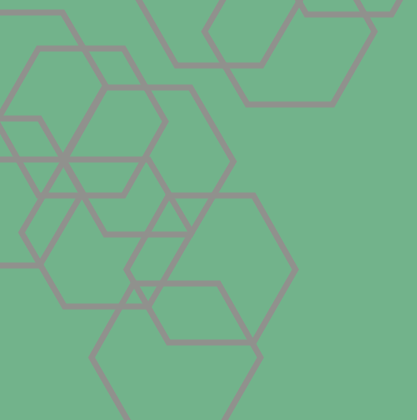
Frame 1 (no input)
Frame 60 (the mouse pressed at the canvas centre just before this capture): identical to frame 1, image omitted
Frame 120 (the mouse held since frame 60 and released just before this capture): identical to frame 1, image omitted

The Processing sketch that drew this single still picture (run headless with seeded random() and noise(); from frame 60 on, the mouse is pressed at the canvas centre):

// Processing sketch: processing_51325
// ── processing_51325.pde

// Creative Artists Agency, Sarah Morris
// written by Kei Kreutler, 2012


color greenBG, greenLine, grayHex;

// in order of brightness
color red1, red2, red3, red4, red5;
color green1, green2, green3, green4, green5;
color blue1;
color brown1, brown2, brown3, brown4, brown5;

int keyCount;
boolean displayLines, displayHex;


void setup() {

  greenBG = color(114, 179, 139);
  greenLine = color(151, 208, 75);
  grayHex = color(144, 145, 141);

  // Reds
  red1 = color(254, 235, 228);
  red2 = color(251, 233, 221);
  red3 = color(205, 51, 58); 
  red4 = color(218, 46, 58); // Red red
  red5 = color(137, 35, 75); // Burgundy-esque

  // Greens
  green1 = color(205, 224, 146);
  green2 = color(80, 134, 74);
  green3 = color(83, 131, 74);
  green4 = color(46, 68, 56);
  green5 = color(106, 169, 121); // Close to BG

  // Blues
  blue1 = color(41, 45, 74);

  // Brown to black
  brown1 = color(180, 124, 99);
  brown2 = color(167, 117, 90);
  brown3 = color(127, 100, 93);
  brown4 = color(43, 42, 40);
  brown5 = color(27, 28, 26); // Black

  size(417, 420);
  smooth();
  background(greenBG);
  drawHex();

  keyCount = 0;
  displayLines = false;
  displayHex = false;
}


void draw() {


  noStroke();

  if(keyCount > 21){
    background(greenBG);
  }


  if (keyCount > 0) {
    fill(brown5);
    quad(362.133, 0, width, 0, width, 87.572, 309.127, 87.572);

    fill(red1);
    quad(56.5, 0, 393.99, 0, 341.689, 87.572, 108.5, 87.572);
  }


  if (keyCount > 2) {
    fill(red3);
    quad(222.54, 0, width, 0, width, 48.318, 193.991, 48.318); 

    fill(greenBG);
    beginShape();
    vertex(291.5, 12.321);
    vertex(364.5, 12.321);
    vertex(374.5, 31);
    vertex(364.5, 48.318);
    vertex(272.5, 48.318);
    endShape();
  }


  if (keyCount > 4) {
    fill(brown4);
    quad(399.307, 0, width, 0, width, 12.321, 391.945, 12.321);

    fill(green5);
    quad(0, 0, 138.5, 0, 146, 12.321, 0, 12.321);

    fill(grayHex);
    quad(138.5, 0, 222, 0, 215.167, 12.321, 146, 12.321);

    fill(red1);
    quad(222, 0, 298.818, 0, 291.5, 12.321, 215.167, 12.321);
  }


  if (keyCount > 6) {
    fill(brown2);
    quad(0, 12.321, 63.619, 12.321, 84.417, 48.318, 0, 48.318);

    fill(grayHex);
    beginShape();
    vertex(138.5, 0);
    vertex(222, 0);
    vertex(205, 30.921);
    vertex(215.167, 48.318);
    vertex(167, 48.318);
    endShape();
  }


  if (keyCount > 8) {
    fill(green5);
    quad(298.818, 0, 357.5, 0, 364.5, 12.321, 306.5, 12.321);

    fill(red5);
    quad(167, 48.318, 364.5, 48.318, 353.5, 66, 177, 66);

    fill(greenBG);
    quad(364.5, 48.318, width, 48.318, width, 66, 353.5, 66);
  }


  if (keyCount > 10) {
    fill(green1);
    quad(0, 48.318, 38.613, 48.318, 16.774, 87.572, 0, 87.572);

    fill(brown5);
    quad(38.613, 48.318, 123, 48.318, 146, 87.572, 15.958, 87.572);

    fill(green4);
    quad(28.408, 66, 94.633, 66, 107.097, 87.572, 15.958, 87.572);

    fill(greenBG);
    quad(84.417, 48.318, 167, 48.318, 177, 66, 94.633, 66);
  }


  if (keyCount > 12) {
    fill(blue1);
    quad(146, 87.572, width, 87.572, width, 118.5, 165.5, 118.5);

    fill(brown5);
    quad(190.5, 87.572, width, 87.572, width, 104.5, 200.5, 104.5);

    fill(green4);
    quad(95.867, 104.5, 200, 104.5, 232, 159.321, 63.917, 159.31);
  }


  if (keyCount > 13) {
    fill(green1);
    quad(156.5, 104.5, 200, 104.5, 208.5, 118.5, 165.5, 118.5);

    fill(green3);
    quad(15.958, 87.572, 106, 87.572, 63.917, 159.321, -18, 159.321);

    fill(red1);
    quad(0, 87.572, 14.958, 87.572, 5.188, 104.5, 0, 104.5);
  }


  if (keyCount > 14) {
    fill(brown3);
    quad(0, 104.5, 96, 104.5, 88, 118.5, 0, 118.5);

    fill(blue1);
    quad(89.818, 118.5, 165.5, 118.5, 144, 159.321, 66.5, 159.321);
  }


  if (keyCount > 15) {
    fill(red1);
    triangle(0, 118.5, 19.134, 159.321, 0, 159.321);

    fill(red5);
    quad(-5.8, 118.5, 39.96, 118.5, 63.263, 159.321, 17.853, 159.321);

    fill(brown2);
    quad(0, 159.321, 19.134, 159.321, 39, 195.654, 0, 195.654);
  }


  if (keyCount > 16) {
    fill(blue1);
    quad(145, 159.321, width, 159.321, width, 195.654, 167.5, 195.654);

    fill(green1);
    triangle(63.263, 159.31, 83.229, 195.654, 43.306, 195.654);  

    fill(red5);
    triangle(144, 159.321, 167.5, 195.654, 124, 195.654);
  }


  if (keyCount > 17) {
    fill(red4);
    quad(0, 195.654, 212.5, 195.654, 181.5, 249.5, 0, 249.5);

    fill(brown3);
    quad(43.306, 195.654, 83.229, 195.654, 39.96, 265.5, 21.654, 232.821);

    fill(brown2);
    quad(83.229, 195.654, 169.3, 195.654, 146, 234.646, 105.699, 234.572);

    fill(blue1);
    triangle(169.3, 195.654, 191.396, 234.572, 146, 234.646);
  }


  if (keyCount > 18) {

    fill(green3);
    quad(146.043, 234.572, 190.385, 234.572, 148.707, 308.35, 126.077, 269.154);

    fill(green4);
    quad(212.5, 195.654, 253, 195.654, 284.5, 249.5, 181.5, 249.5);
  }


  if (keyCount > 19) {
    fill(brown5);
    quad(253, 195.654, width, 195.654, width, 249.5, 284.5, 249.5);

    fill(green1);
    quad(136.5, 249.5, width, 249.5, width, 283.84, 115, 283.84);
  }


  if (keyCount > 20) {
    fill(red2);
    beginShape();
    vertex(181.5, 249.5);
    vertex(284.5, 249.5);
    vertex(296, 268.25);
    vertex(273.392, 308.35);
    vertex(148.707, 308.35);
    endShape();

    fill(brown2, 200);
    quad(218.55, 283.84, 287.34, 283.84, 273.392, 308.35, 232.499, 308.35);

    fill(green4);
    beginShape();
    vertex(0, 249.5);
    vertex(136.5, 249.5);
    vertex(124.75, 268.25);
    vertex(133.75, 283.84); 
    vertex(0, 283.84);
    endShape();

    fill(brown5);
    triangle(31.284, 249.5, 49.198, 249.5, 39.96, 265.5);
  }


  if (keyCount > 1) {
    fill(green5);
    quad(0, 268.25, 38.961, 268.25, 47.833, 283.84, 0, 283.84);

    fill(blue1);
    quad(0, 283.84, 133.75, 283.84, 99.722, 342.654, 0, 342.654);

    fill(green3);
    quad(273.392, 308.35, width, 308.35, width, 342.654, 252.507, 342.654);
  }


  if (keyCount > 3) {
    fill(brown3);
    triangle(133.75, 283.84, 168.513, 342.654, 99.722, 342.654);

    fill(brown4);
    triangle(133.75, 283.84, 148.707, 308.35, 119.528, 308.35);

    fill(blue1);
    quad(287.34, 283.84, width, 283.84, width, 308.35, 273.392, 308.35);
  }


  if (keyCount > 5) {
    fill(brown2, 200);
    quad(0, 342.654, width, 342.654, width, 371.333, 0, 371.333);

    fill(red3);
    quad(99.722, 342.654, 252.507, 342.654, 260.985, 357.34, 91.243, 357.34);

    fill(green4);
    quad(0, 342.654, 99.722, 342.654, 91.243, 357.34, 0, 357.34);
  }


  if (keyCount > 7) {
    fill(brown5);
    quad(91.243, 357.34, width, 357.34, width, 384.667, 107.021, 384.667);


    fill(blue1);
    quad(91.243, 357.34, 260.985, 357.34, 252.906, 371.333, 99.722, 371.333);

    fill(green3);
    quad(255, 371.333, width, 371.333, width, height, 224.808, height);
  }


  if (keyCount > 9) {
    fill(red1, 200);
    quad(107.021, 384.667, width, 384.667, width, 395, 112.986, 395);

    fill(brown5);
    quad(118.567, 404.666, 233.661, 404.666, 224.808, 420, 127.42, 420);

    fill(red1);
    quad(0, 371.333, 97, 371.333, 106.021, 384.667, 0, 384.667);
  }


  if (keyCount > 11) {
    fill(green4);
    quad(239.242, 395, width, 395, width, 404.666, 233.661, 404.666);

    fill(red5);
    quad(234.661, 404.666, width, 404.666, width, 412.533, 230.234, 412.533);

    fill(green3);
    quad(112.986, 395, 239.242, 395, 232.661, 404.666, 117.5, 404.666);
  }


  if (keyCount > 21) {
    if (displayLines) {
      drawLines();
    }
  }


  if (keyCount > 21) {
    if (displayHex) {
      noStroke();
      fill(grayHex);
      quad(236.5, 86.572, width, 86.572, width, 109, 246, 109);

      drawHex();
    }
  }
}


void drawLines() {
  stroke(greenLine);
  strokeWeight(3.5);

  line(0, 12.321, width, 12.321);
  line(0, 48.318, width, 48.318);
  line(0, 66, width, 66);
  line(0, 104.5, width, 104.5);
  line(0, 87.572, width, 87.572);
  line(0, 118.5, width, 118.5);
  line(0, 159.321, width, 159.321);
  line(0, 195.654, width, 195.654);
  line(0, 249.5, width, 249.5);
  line(0, 283.84, width, 283.84);
  line(0, 308.35, width, 308.35);

  strokeWeight(4);

  line(0, 342.654, width, 342.654);
  line(0, 357.34, width, 357.34);
  line(0, 371.333, width, 371.333);
  line(0, 384.667, width, 384.667);
  line(0, 395, width, 395);
  line(0, 404.666, width, 404.666);
  line(0, 412.533, width, 412.533);

  stroke(grayHex);
  strokeWeight(6);
  line(0, 306.35, 147.53, 306.35);
  line(0, 342.654, 252.507, 342.654);
  line(0, 357.34, 260.985, 357.34);
  line(0, 371.333, 252.906, 371.333);
}


void drawHex() {

  hexagon(-64.689, 12.321);
  hexagon(-3.8, 48.318);
  hexagon(63.263, 87.572);
  hexagon(21.654, 159.321);
  hexagon(-87.346, 118.5);
  hexagon(91.243, 283.84);
  hexagon(126.077, 195.654);
  hexagon(204.708, -42.44);
  hexagon(134.313, -81.264);
  hexagon(264.191, -133);
}


void hexagon(float translateX, float translateY) {
  noFill();
  stroke(grayHex);
  strokeWeight(6);

  pushMatrix();
  translate(translateX, translateY);
  beginShape();
  vertex(42.436, 147);
  vertex(0, 73.5);
  vertex(42.436, 0);    
  vertex(127.307, 0);
  vertex(169.742, 73.5);    
  vertex(127.307, 147);
  endShape(CLOSE);
  popMatrix();
}


void keyPressed() {
  keyCount++;

  if (key == ' ') {
    displayLines = !displayLines;
  }

  if (key == ENTER) {
    displayHex = !displayHex;
  }
  
}
